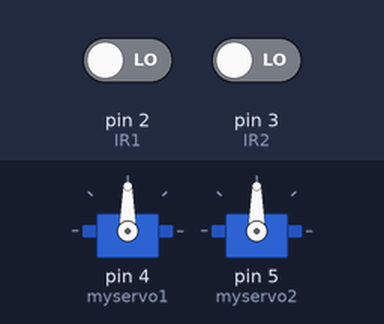
Bench run of a sketch on a simulated Arduino Uno, built with avr-gcc and run on an emulated ATmega328P. On the bench: 2 × servo. The inputs (shaded band) are chosen by the test bench; at power-on: pin 2 (IR1) LOW, pin 3 (IR2) LOW.

Above: at 6.8 s.
6.9 s: pin 2 (IR1) driven HIGH
At 9.4 s:
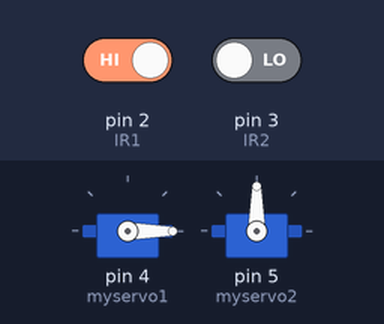
10.8 s: pin 3 (IR2) driven HIGH
At 12.8 s:
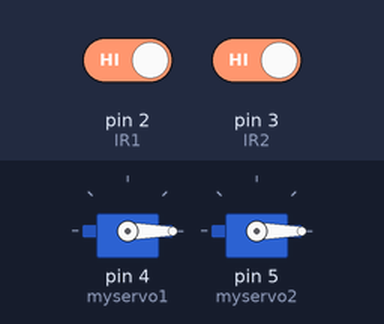
14.7 s: pin 2 (IR1) driven LOW
At 16.3 s:
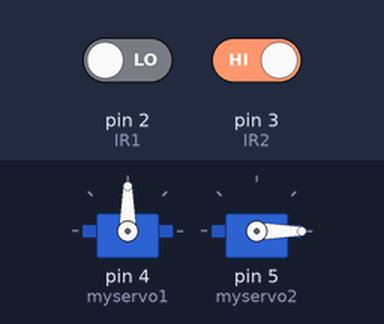
18.6 s: pin 3 (IR2) driven LOW
At 22.1 s:
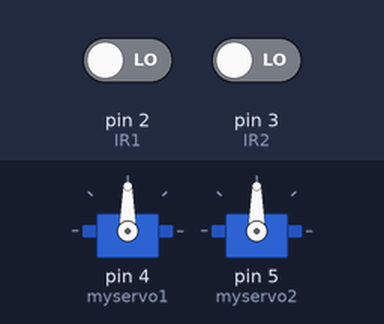
Timing chart, 0 to 23.5 s (numbered marks = the images above; inputs shaded):
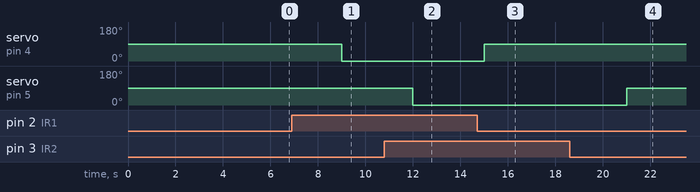

Measured:
- after the input at 6.9 s, servo on pin 4 (myservo1): 90° → 0° after 2.1 s
- after the input at 10.8 s, servo on pin 5 (myservo2): 90° → 0° after 1.2 s
- after the input at 14.7 s, servo on pin 4 (myservo1): 0° → 90° after 0.30 s
- after the input at 18.6 s, servo on pin 5 (myservo2): 0° → 90° after 2.4 s

The sketch:

arduino.ino
```cpp
#include <Servo.h>

Servo myservo1;
Servo myservo2;

int IR1 = 2;
int IR2 = 3;

void setup() {
  pinMode(IR1, INPUT);
  pinMode(IR2, INPUT);
  myservo1.attach(4);
  myservo2.attach(5);
}

void loop(){
  if(digitalRead (IR1) == HIGH){
    myservo1.write(0);
  }
  else{
    myservo1.write(90);
  }

  if(digitalRead (IR2) == HIGH){
    myservo2.write(0);
  }
  else{
    myservo2.write(90);
  }
  delay(3000);
}
```
